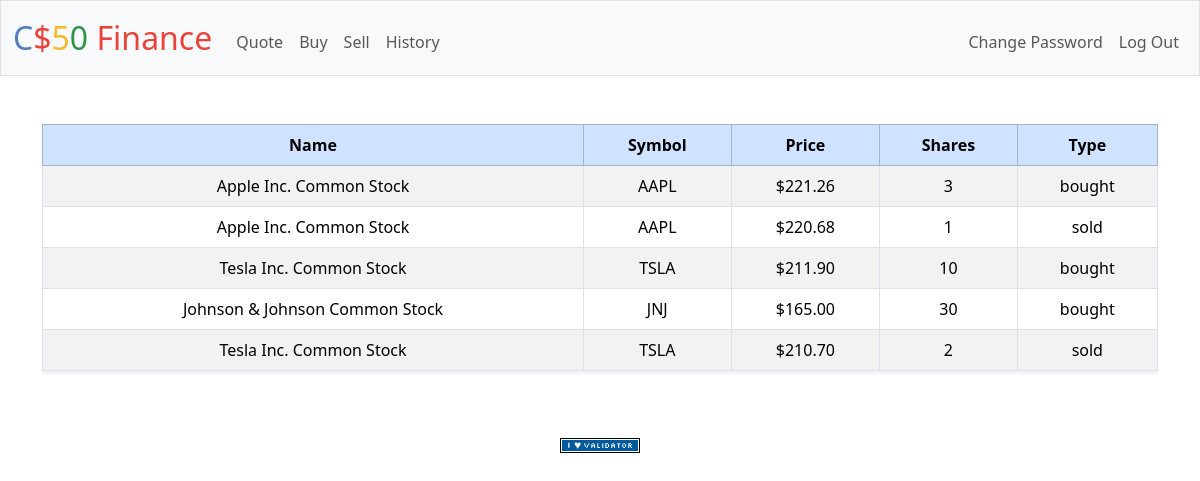
The app's page /history (signed in) with its own data.
### tables this page shows
CREATE TABLE history (
id INTEGER PRIMARY KEY AUTOINCREMENT NOT NULL,
users_id INT REFERENCES users(id),
name TEXT NOT NULL,
symbol TEXT NOT NULL,
price NUMERIC NOT NULL,
type TEXT NOT NULL, shares NUMERIC NOT NULL);

### app.py (the view)
@app.route("/history")
@login_required
def history():
    history = db.execute("SELECT * FROM history WHERE users_id = ?", session["user_id"])
    return render_template("history.html", history=history)

### app.py (called while the page is built)
@app.after_request
def after_request(response):
    response.headers["Cache-Control"] = "no-cache, no-store, must-revalidate"
    response.headers["Expires"] = 0
    response.headers["Pragma"] = "no-cache"
    return response

### helpers.py (called while the page is built)
def login_required(f):
    @wraps(f)
    def decorated_function(*args, **kwargs):
        if session.get("user_id") is None:
            return redirect("/login")
        return f(*args, **kwargs)
    return decorated_function

def usd(value):
    return f"${value:,.2f}"

### templates/history.html (shortened to what this page needs)
{% extends "layout.html" %}
{% block main %}
<div class="table-responsive">
    <table class="table table-striped table-hover table-bordered align-middle shadow-sm">
        <thead class="table-primary text-center">
            <tr>
                <th>Name</th>
                <th>Symbol</th>
                <th>Price</th>
                <th>Shares</th>
                <th>Type</th>
            </tr>
        </thead>
        <tbody>
            {% for hist in history %}
                <tr>
                    <td>{{ hist.name }}</td>
                    <td>{{ hist.symbol }}</td>
                    <td>{{ hist.price | usd }}</td>
                    <td>{{ hist.shares }}</td>
                    <td>{{ hist.type }}</td>
                </tr>
            {% endfor %}
        </tbody>
    </table>
</div>
{% endblock %}

### templates/layout.html (shortened to what this page needs)
<!DOCTYPE html>
<html lang="en">
    <head>
        <link href="https://cdn.jsdelivr.net/npm/bootstrap@5.3.3/dist/css/bootstrap.min.css" rel="stylesheet">
        <link href="/static/styles.css" rel="stylesheet">
    </head>
    <body>
        <nav class="bg-light border navbar navbar-expand-md navbar-light">
            <div class="container-fluid">
                <a class="navbar-brand" href="/"><span class="blue">C</span><span class="red">$</span><span class="yellow">5</span><span class="green">0</span> <span class="red">Finance</span></a>
                <div class="collapse navbar-collapse" id="navbar">
                    {% if session["user_id"] %}
                        <ul class="navbar-nav me-auto mt-2">
                            <li class="nav-item"><a class="nav-link" href="/quote">Quote</a></li>
                            <li class="nav-item"><a class="nav-link" href="/buy">Buy</a></li>
                            <li class="nav-item"><a class="nav-link" href="/sell">Sell</a></li>
                            <li class="nav-item"><a class="nav-link" href="/history">History</a></li>
                        </ul>
                        <ul class="navbar-nav ms-auto mt-2">
                            <li class="nav-item"><a class="nav-link" href="/change-password">Change Password</a></li>
                            <li class="nav-item"><a class="nav-link" href="/logout">Log Out</a></li>
                        </ul>
                    {% else %}
                        <ul class="navbar-nav ms-auto mt-2">
                            <li class="nav-item"><a class="nav-link" href="/register">Register</a></li>
                            <li class="nav-item"><a class="nav-link" href="/login">Log In</a></li>
                        </ul>
                    {% endif %}
                </div>
            </div>
        </nav>
        <main class="container py-5 text-center">
            {% block main %}{% endblock %}
        </main>
        <footer class="mb-5">
            <form action="https://validator.w3.org/check" class="text-center" enctype="multipart/form-data" method="post" target="_blank">
                <input alt="Validate" src="/static/I_heart_validator.png" type="image">
            </form>
        </footer>
    </body>
</html>

### static/styles.css (style rules this page uses)
nav .navbar-brand { font-size: xx-large; }
nav .navbar-brand .blue { color: #537fbe; }
nav .navbar-brand .red { color: #ea433b; }
nav .navbar-brand .yellow { color: #f5b82e; }
nav .navbar-brand .green { color: #2e944b; }

### records on screen
history: name "Apple Inc. Common Stock", symbol "AAPL", price "$221.26", shares "3", type "bought"
history: name "Apple Inc. Common Stock", symbol "AAPL", price "$220.68", shares "1", type "sold"
history: name "Tesla Inc. Common Stock", symbol "TSLA", price "$211.90", shares "10", type "bought"
history: name "Johnson & Johnson Common Stock", symbol "JNJ", price "$165.00", shares "30", type "bought"
history: name "Tesla Inc. Common Stock", symbol "TSLA", price "$210.70", shares "2", type "sold"
